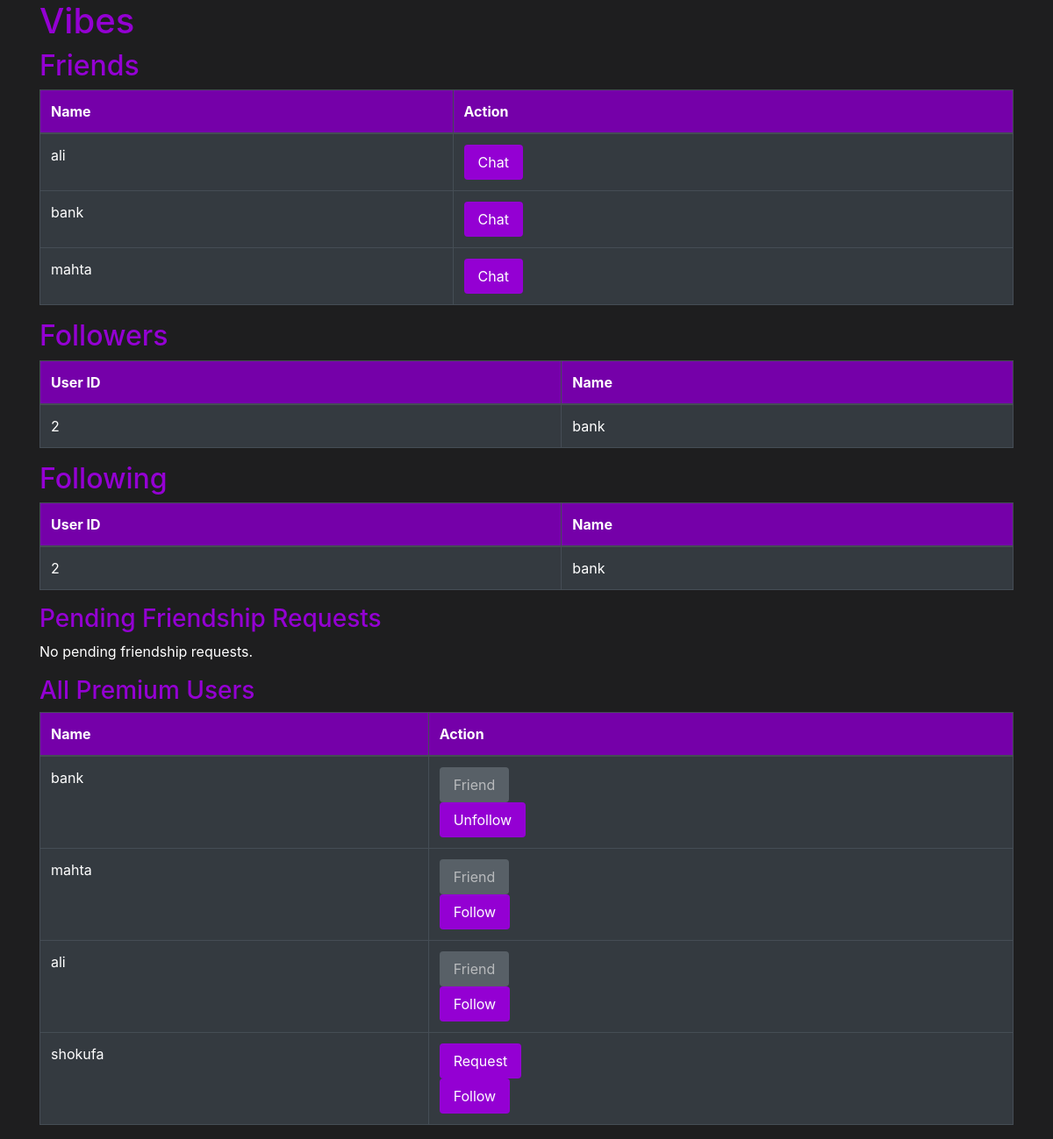
/follows (signed in), run on the app's committed database.
### tables this page shows
CREATE TABLE USERS (
            user_id TEXT PRIMARY KEY,
            name TEXT,
            email TEXT,
            city TEXT,
            country TEXT,
            phone TEXT,
            age INTEGER CHECK(age >= 9 AND age <= 120),
            password TEXT,
            balance INTEGER DEFAULT 0,
            is_artist BOOLEAN DEFAULT 0,
            is_premium BOOLEAN DEFAULT 0
        );

### app.py (the view, shortened to what this page needs)
@app.route('/follows', methods=['GET', 'POST'])
def follows():
    user_id = session.get('user_id')
    if not user_id:
        return redirect(url_for('login'))
    conn = sqlite3.connect("database.db")
    cursor = conn.cursor()
    try:
        cursor.execute("""
            SELECT u.user_id, u.name FROM USERS u
            JOIN FOLLOWS f ON u.user_id = f.user_id1
            WHERE f.user_id2 = ?
        """, (user_id,))
        followers = cursor.fetchall()
        cursor.execute("""
            SELECT u.user_id, u.name FROM USERS u
            JOIN FOLLOWS f ON u.user_id = f.user_id2
            WHERE f.user_id1 = ?
        """, (user_id,))
        following = cursor.fetchall()
        cursor.execute("""
        SELECT u.user_id, u.name FROM USERS u
        JOIN FRIENDS f ON u.user_id = f.friend_id
        WHERE f.user_id = ?
    """, (user_id,))
        friends = cursor.fetchall()
        cursor.execute("""
            SELECT u.user_id, u.name FROM USERS u
            JOIN friendship_requests f ON u.user_id = f.sender_id
            WHERE f.receiver_id = ?
        """, (user_id,))
        pending_requests = cursor.fetchall()
        cursor.execute("""
            SELECT user_id, name FROM USERS
            WHERE user_id != ? AND is_premium = 1
        """, (user_id,))
        all_users = cursor.fetchall()
        cursor.execute("""
            SELECT u.user_id FROM USERS u
            JOIN FRIENDS f ON u.user_id = f.friend_id
            WHERE f.user_id = ?
        """, (user_id,))
        friends_set = {row[0] for row in cursor.fetchall()}
    finally:
        conn.close()
    following_set = {follow[0] for follow in following}
    return render_template('follows.html', followers=followers, following=following, all_users=all_users,
                           following_set=following_set, friends=friends, pending_requests=pending_requests, friends_set=friends_set)

### templates/follows.html (shortened to what this page needs)
<!DOCTYPE html>
<html>
  <head>
    <link
      rel="stylesheet"
      href="https://stackpath.bootstrapcdn.com/bootstrap/4.5.2/css/bootstrap.min.css"
    />
  </head>
  <body>
    <div class="container">
      <h1>Vibes</h1>
      <h2>Friends</h2>
      <table class="table table-dark">
        {% if friends %}
        <thead>
          <tr>
            <th>Name</th>
            <th>Action</th>
          </tr>
        </thead>
        <tbody>
          {% for friend in friends %}
          <tr>
            <td>{{ friend[1] }}</td>
            <td>
              <form action="{{ url_for('chat') }}" method="get">
                <button type="submit" class="btn btn-primary btn-custom">Chat</button>
              </form>
            </td>
          </tr>
          {% endfor %}
        </tbody>
        {% else %}
        <p>You have no friends yet.</p>
        {% endif %}
      </table>
      <h2>Followers</h2>
      <table class="table table-dark">
        <thead>
          <tr>
            <th>User ID</th>
            <th>Name</th>
          </tr>
        </thead>
        <tbody>
          {% for follower in followers %}
          <tr>
            <td>{{ follower[0] }}</td>
            <td>{{ follower[1] }}</td>
          </tr>
          {% endfor %}
        </tbody>
      </table>
      <h2>Following</h2>
      <table class="table table-dark">
        <thead>
          <tr>
            <th>User ID</th>
            <th>Name</th>
          </tr>
        </thead>
        <tbody>
          {% for follow in following %}
          <tr>
            <td>{{ follow[0] }}</td>
            <td>{{ follow[1] }}</td>
          </tr>
          {% endfor %}
        </tbody>
      </table>
      <h3>Pending Friendship Requests</h3>
      {% if pending_requests %}
      <table class="table table-dark">
        <thead>
          <tr>
            <th>Name</th>
            <th>Action</th>
          </tr>
        </thead>
        <tbody>
          {% for request in pending_requests %}
          <tr>
            <td>{{ request[1] }}</td>
            <td>
              <form
                action="{{ url_for('accept_friendship_request') }}"
                method="post"
              >
                <input type="hidden" name="sender_id" value="{{ request[0] }}" />
                <button type="submit" class="btn btn-success btn-custom">
                  Accept
                </button>
              </form>
              <form
                action="{{ url_for('decline_friendship_request') }}"
                method="post"
              >
                <input type="hidden" name="sender_id" value="{{ request[0] }}" />
                <button type="submit" class="btn btn-danger btn-custom">
                  Decline
                </button>
              </form>
            </td>
          </tr>
          {% endfor %}
        </tbody>
      </table>
      {% else %}
      <p>No pending friendship requests.</p>
      {% endif %}
      <h3>All Premium Users</h3>
      {% if all_users %}
      <table class="table table-dark">
        <thead>
          <tr>
            <th>Name</th>
            <th>Action</th>
          </tr>
        </thead>
        <tbody>
          {% for user in all_users %}
          <tr>
            <td>{{ user[1] }}</td>
            <td>
              {% if user[0] in friends_set %}
              <button disabled class="btn btn-secondary btn-custom">
                Friend
              </button>
              {% elif user[0] in pending_requests %}
              <button disabled class="btn btn-warning btn-custom">
                Requested
              </button>
              {% else %}
              <form
                action="{{ url_for('send_friendship_request') }}"
                method="post"
                class="friend-request-form"
                data-user-id="{{ user[0] }}"
              >
                <button type="submit" class="btn btn-primary btn-custom">
                  Request
                </button>
              </form>
              {% endif %}
              {% if user[0] in following_set %}
              <form action="{{ url_for('follows') }}" method="post">
                <button type="submit" class="btn btn-danger btn-custom">
                  Unfollow
                </button>
              </form>
              {% else %}
              <form action="{{ url_for('follows') }}" method="post">
                <button type="submit" class="btn btn-success btn-custom">
                  Follow
                </button>
              </form>
              {% endif %}
            </td>
          </tr>
          {% endfor %}
        </tbody>
      </table>
      {% else %}
      <p>No premium users found.</p>
      {% endif %}
    </div>
  </body>
</html>

### templates/follows.html (style rules this page uses)
body { background-color: #1e1e1f; color: #ffffff; display: flex; justify-content: center; align-items: center; border-radius: 5px; }
h1, h2, h3 { color: #9400d3; }
.btn-custom { background-color: #9400d3; color: #ffffff; border: none; padding: 8px 16px; margin-right: 5px; }
table { width: 100%; margin-bottom: 20px; border-collapse: collapse; }
th, td { border: 1px solid #9400d3; padding: 10px; text-align: left; }
th { background-color: #7500a9; }

### data on the page
USERS: name "ali", shows "Friend"
USERS: name "bank", user_id "2", shows "Friend"
USERS: name "mahta", shows "Friend"
USERS: name "shokufa"
